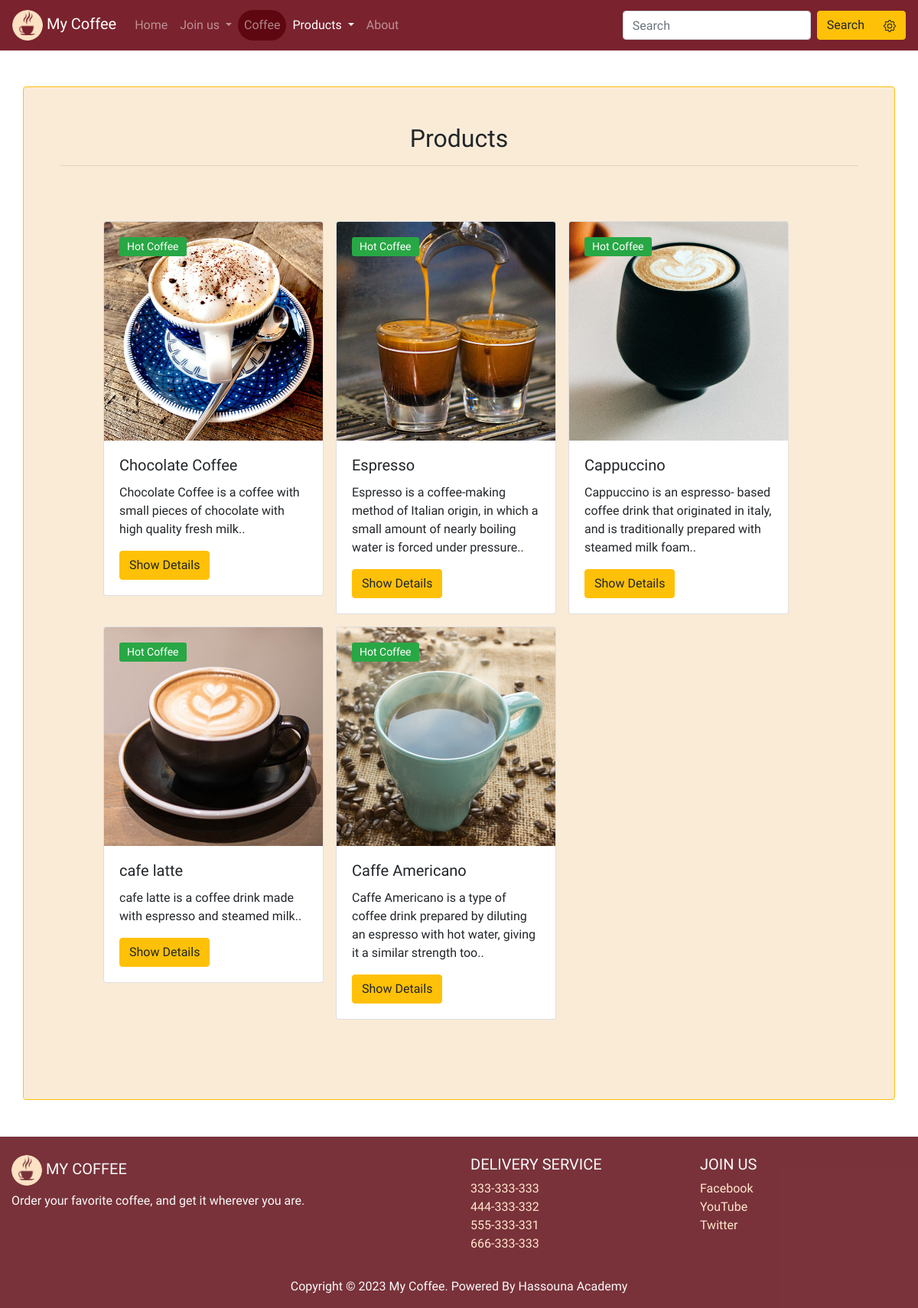
The page /products/hot/ on the database its author committed.
### products/models.py (models this page shows)
class Product(models.Model):
    name = models.CharField(max_length=120)
    desc = models.TextField(max_length=10000)
    price = models.DecimalField(max_digits=6, decimal_places=2)
    image = models.ImageField(upload_to='products/images/')
    is_active = models.BooleanField(default=True)
    publish_date = models.DateTimeField(default=timezone.now)
    flag = models.CharField(max_length=20, choices=FLAG_OPTION)
    def __str__(self):
        return self.name
    class Meta:
        ordering = ['-publish_date']

### products/views.py (the view)
# urls.py: path('hot/', ProductHotList.as_view(), name='product-hot'),
class ProductHotList(ListView):
    model = Product
    template_name = 'products/product_hot.html'
    def get_context_data(self, **kwargs):
        context = super().get_context_data(**kwargs)
        context['product_hot'] = self.get_queryset().filter(flag='Hot Coffee')
        return context

### products/templates/products/product_hot.html (shortened to what this page needs)
{% extends 'base.html' %}
{% block body %}
    <div class="my-form container p-5 my-5 rounded border border-warning">
        <form>
            <h2 class="text-center">Products</h2>
            <hr>
            <section>
                <div class="container-fluid">
                  <div class="row p-5" >
                    {% for product in product_hot %}
                    <div>
                      <div class="card m-2" style="width: 18rem;">
                        <div class="details-label-group">
                          <label class="details-label new">{{product.flag}}</label>
                        </div>
                        <img src="{{product.image.url}}" class="card-img-top" alt="...">
                        <div class="card-body">
                          <h5 class="card-title">{{product}}</h5>
                          <p class="card-text">{{product.desc}}.</p>
                          <a href="{% url 'products:product-detail' product.id %}" class="btn btn-warning">Show Details</a>
                        </div>
                      </div>
                    </div>
                    {% empty %}
                    <h4 class="alert alert-warning">
                      No Products Here, <a href="{% url 'products:product-list' %}" class="text-dark">All Products</a>
                    </h4>
                    {% endfor %}
                  </div>
                </div>
            </section>
        </form>
    </div>
{% endblock body %}

### static/css/style.css (style rules this page uses)
html, body { height: 100%; width: 100%; }
a { color: rgb(255, 231, 204) ; }
body { font-family: 'Merienda', cursive; padding-top:65px; }
.my-form { background-color: antiquewhite; }
.details-label-group { position: absolute; top: 20px; left: 20px; z-index: 1; display: -webkit-box; display: -ms-flexbox; display: flex; -webkit-box-orient: vertical; -webkit-box-direction: normal; -ms-flex-direction: column; flex-direction: column; }
.details-label { font-size: 14px; padding: 6px 10px; margin-bottom: 6px; line-height: 13px; border-radius: 3px; text-transform: capitalize; text-align: center; color: var(--white); }
.details-label.new { background: var(--green); }

### rows shown on the page
Product: flag "Hot Coffee", image (picture), name "Chocolate Coffee", desc "Chocolate Coffee is a coffee with small pieces of chocolate with high quality fresh milk."
Product: flag "Hot Coffee", image (picture), name "Espresso", desc "Espresso is a coffee-making method of Italian origin, in which a small amount of nearly boiling water is forced under pressure."
Product: flag "Hot Coffee", image (picture), name "Cappuccino", desc "Cappuccino is an espresso- based coffee drink that originated in italy, and is traditionally prepared with steamed milk foam."
Product: flag "Hot Coffee", image (picture), name "cafe latte", desc "cafe latte is a coffee drink made with espresso and steamed milk."
Product: flag "Hot Coffee", image (picture), name "Caffe Americano", desc "Caffe Americano is a type of coffee drink prepared by diluting an espresso with hot water, giving it a similar strength too."
